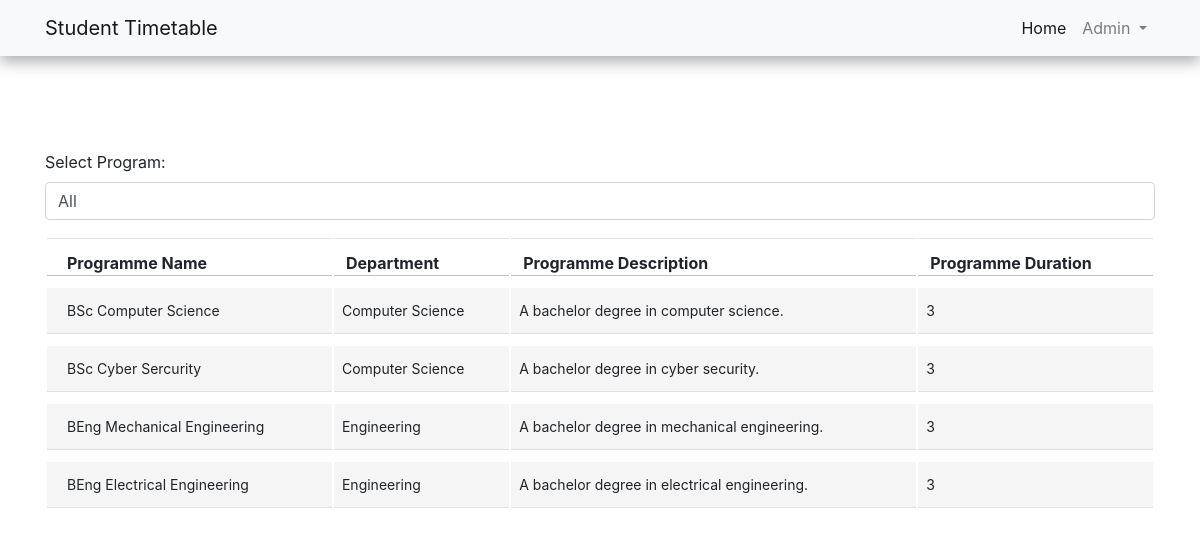
The page /ProgramModules/programModules.php on the database its author committed.
### tables this page shows
CREATE TABLE Programmes (
    ProgrammeID INT,
    DepartmentID INT,
    ProgName VARCHAR(255) NOT NULL,
    ProgDuration INT,
    ProgDescription TEXT
);

CREATE TABLE Departments (
    DepartmentID INT,
    DepName VARCHAR(255) NOT NULL,
    DepDescription TEXT
);

### ProgramModules/programModules.php (the view, shortened to what this page needs)
<?php
include "config.php";
$selectedProgram = isset($_POST['ProgName']) ? $_POST['ProgName'] : 'All';
?>
<!doctype html>
<html lang="en">
<head>
    <link rel="stylesheet" href="../css/style.css">
    <link href="https://maxcdn.bootstrapcdn.com/font-awesome/4.3.0/css/font-awesome.min.css" rel="stylesheet">
</head>
<body>
<link href="/GlyndwrBlog/css/styles.css" rel="stylesheet"/>
<?php include '../../timetable_viewer/mainPages/Header.php'; ?>
<div class="container custom-margin-top">
<form action="" method="POST">
    <div class="form-group">
        <label for="programSelect">Select Program:</label>
        <select class="form-control" id="programSelect" name="ProgName" onchange="this.form.submit()">
            <option value="All" <?php echo ($selectedProgram == 'All') ? 'selected' : ''; ?>>All</option>
        </select>
    </div>
</form>
<div class="row">
    <div class="col-lg-12">
        <div class="main-box clearfix">
            <div class="table-responsive">
                <?php
                if ($selectedProgram == 'All') {
                    echo "<table class='table user-list'>";
                    echo "<thead>";
                    echo "<tr>";
                    echo "<th>Programme Name</th>";
                    echo "<th>Department</th>";
                    echo "<th>Programme Description</th>";
                    echo "<th>Programme Duration</th>";
                    echo "</tr>";
                    echo "</thead>";
                    echo "<tbody>";
                    $sql = "SELECT programmes.ProgName, departments.DepName, programmes.ProgDescription, programmes.ProgDuration FROM programmes JOIN departments ON programmes.DepartmentID = departments.DepartmentID";
                    $result = mysqli_query($connect, $sql);
                    while ($program = mysqli_fetch_assoc($result)) {
                        echo "<tr>";
                        echo "<td>{$program['ProgName']}</td>";
                        echo "<td>{$program['DepName']}</td>";
                        echo "<td>{$program['ProgDescription']}</td>";
                        echo "<td>{$program['ProgDuration']}</td>";
                        echo "</tr>";
                    }
                    echo "</tbody>";
                    echo "</table>";
                }
                ?>
            </div>
        </div>
    </div>
</div>
</body>
</html>

### mainPages/Header.php (shortened to what this page needs)
<!doctype html>
<html lang="en">
<head>
    <link href="https://stackpath.bootstrapcdn.com/bootstrap/4.3.1/css/bootstrap.min.css" rel="stylesheet">
</head>
<body>
<nav class="navbar navbar-expand-lg navbar-light bg-light fixed-top">
    <div class="container">
        <a class="navbar-brand" href="#">Student Timetable</a>
        <div class="collapse navbar-collapse" id="navbarResponsive">
            <ul class="navbar-nav ms-auto">
                <li class="nav-item active">
                    <a class="nav-link" href="/main.php">Home</a>
                </li>
<li class="nav-item dropdown">
    <a class="nav-link dropdown-toggle" href="#" id="adminDropdown" role="button" data-toggle="dropdown" aria-expanded="false">
        Admin
    </a>
</li>
</ul>
</div>
</div>
</nav>
</body>
</html>

### ProgramModules/programModules.php (style rules this page uses)
.table { border-collapse: separate; }
.table thead > tr > th { border-bottom: 1px solid #C2C2C2; padding-bottom: 0; }
.table tbody > tr > td { font-size: 0.875em; background: #f5f5f5; border-top: 10px solid #fff; vertical-align: middle; padding: 12px 8px; }
.table tbody > tr > td:first-child, .table thead > tr > th:first-child { padding-left: 20px; }
.custom-margin-top { margin-top: 150px; margin-bottom: 500px; }

### rows shown on the page
programmes: ProgName "BSc Computer Science", DepartmentID.DepName "Computer Science", ProgDescription "A bachelor degree in computer science.", ProgDuration "3"
programmes: ProgName "BSc Cyber Sercurity", DepartmentID.DepName "Computer Science", ProgDescription "A bachelor degree in cyber security.", ProgDuration "3"
programmes: ProgName "BEng Mechanical Engineering", DepartmentID.DepName "Engineering", ProgDescription "A bachelor degree in mechanical engineering.", ProgDuration "3"
programmes: ProgName "BEng Electrical Engineering", DepartmentID.DepName "Engineering", ProgDescription "A bachelor degree in electrical engineering.", ProgDuration "3"
